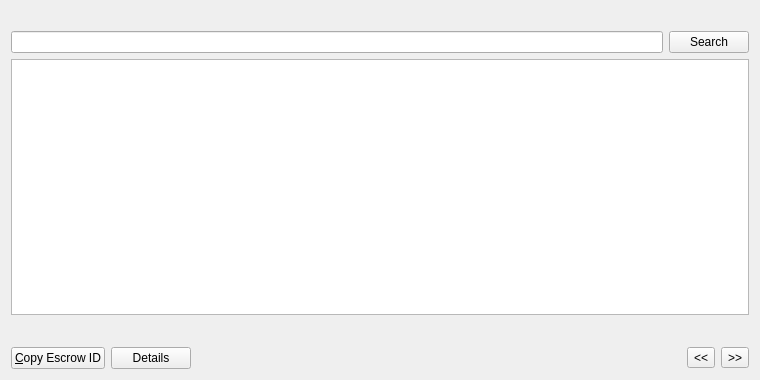
<?xml version="1.0" encoding="UTF-8"?>
<ui version="4.0">
 <class>EscrowListPage</class>
 <widget class="QWidget" name="EscrowListPage">
  <property name="geometry">
   <rect>
    <x>0</x>
    <y>0</y>
    <width>760</width>
    <height>380</height>
   </rect>
  </property>
  <property name="windowTitle">
   <string>Escrows</string>
  </property>
  <layout class="QVBoxLayout" name="verticalLayout">
   <item>
    <widget class="QLabel" name="labelExplanation">
     <property name="textFormat">
      <enum>Qt::PlainText</enum>
     </property>
     <property name="wordWrap">
      <bool>true</bool>
     </property>
    </widget>
   </item>
   <item>
    <layout class="QHBoxLayout" name="horizontalLayout_2">
     <item>
      <widget class="QLineEdit" name="lineEditEscrowSearch"/>
     </item>
     <item>
      <widget class="QPushButton" name="searchEscrow">
       <property name="maximumSize">
        <size>
         <width>16777215</width>
         <height>48</height>
        </size>
       </property>
       <property name="text">
        <string>Search</string>
       </property>
      </widget>
     </item>
    </layout>
   </item>
   <item>
    <widget class="QTableView" name="tableView">
     <property name="contextMenuPolicy">
      <enum>Qt::CustomContextMenu</enum>
     </property>
     <property name="toolTip">
      <string/>
     </property>
     <property name="tabKeyNavigation">
      <bool>false</bool>
     </property>
     <property name="alternatingRowColors">
      <bool>true</bool>
     </property>
     <property name="selectionMode">
      <enum>QAbstractItemView::SingleSelection</enum>
     </property>
     <property name="selectionBehavior">
      <enum>QAbstractItemView::SelectRows</enum>
     </property>
     <property name="sortingEnabled">
      <bool>true</bool>
     </property>
     <attribute name="verticalHeaderVisible">
      <bool>false</bool>
     </attribute>
    </widget>
   </item>
   <item>
    <layout class="QHBoxLayout" name="horizontalLayout_3">
     <item>
      <spacer name="horizontalSpacer_2">
       <property name="orientation">
        <enum>Qt::Horizontal</enum>
       </property>
       <property name="sizeHint" stdset="0">
        <size>
         <width>40</width>
         <height>20</height>
        </size>
       </property>
      </spacer>
     </item>
     <item>
      <widget class="QLabel" name="labelPage">
       <property name="text">
        <string/>
       </property>
      </widget>
     </item>
    </layout>
   </item>
   <item>
    <layout class="QHBoxLayout" name="horizontalLayout">
     <item>
      <widget class="QPushButton" name="copyEscrow">
       <property name="toolTip">
        <string>Copy the currently selected escrow to the system clipboard</string>
       </property>
       <property name="text">
        <string>&amp;Copy Escrow ID</string>
       </property>
      </widget>
     </item>
     <item>
      <widget class="QPushButton" name="detailButton">
       <property name="text">
        <string>Details</string>
       </property>
      </widget>
     </item>
     <item>
      <spacer name="horizontalSpacer">
       <property name="orientation">
        <enum>Qt::Horizontal</enum>
       </property>
       <property name="sizeHint" stdset="0">
        <size>
         <width>40</width>
         <height>20</height>
        </size>
       </property>
      </spacer>
     </item>
     <item>
      <widget class="QToolButton" name="prevButton">
       <property name="text">
        <string>&lt;&lt;</string>
       </property>
      </widget>
     </item>
     <item>
      <widget class="QToolButton" name="nextButton">
       <property name="text">
        <string>&gt;&gt;</string>
       </property>
      </widget>
     </item>
    </layout>
   </item>
  </layout>
 </widget>
 <resources>
  <include location="../syscoin.qrc"/>
 </resources>
 <connections/>
</ui>
